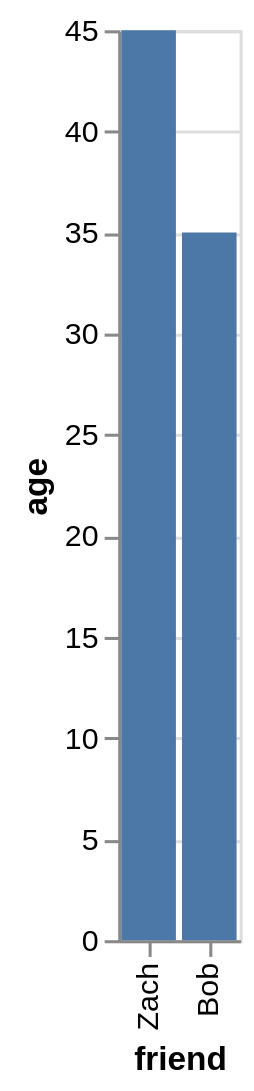

The specification (Vega-Lite) saved for this image:
### Vega-Lite specification from a JSON file in a GitHub repository (floating-point values rounded to 4 significant figures)
{"data": {"values": [{"x_data": "Zach", "y_data": 45}, {"x_data": "Bob", "y_data": 35}]}, "mark": "bar", "encoding": {"x": {"field": "x_data", "type": "nominal", "title": "friend", "sort": "descending"}, "y": {"field": "y_data", "type": "quantitative", "title": "age"}}}
